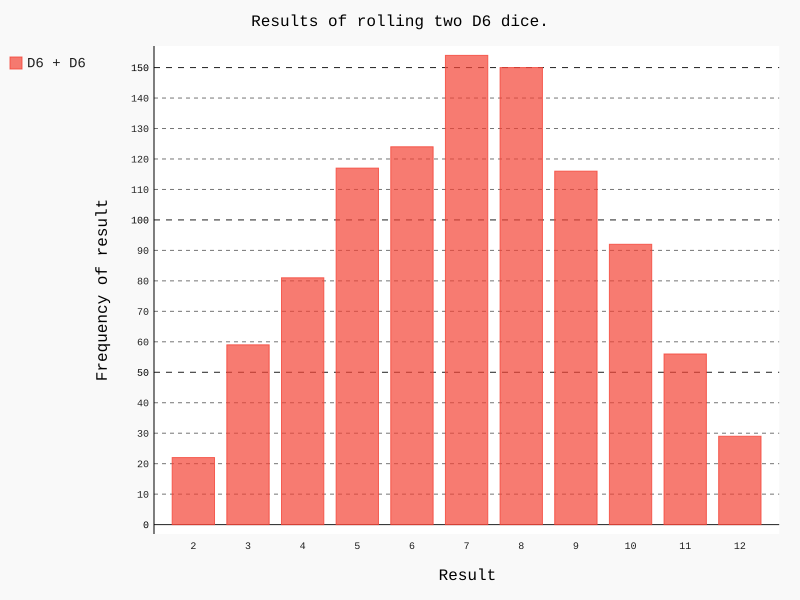

Python code for this plot:
import pygal

from die_class import Die


# Create two D6 dice
die_1 = Die()
die_2 = Die()

# Make some rolls, and store results in a list.
results = []
for roll_num in range(1000):
    result = die_1.roll() + die_2.roll()
    results.append(result)

# Analyze results.
frequencies = []
max_result = die_1.num_sides + die_2.num_sides

for value in range(2,max_result+1):
    frequency = results.count(value)
    frequencies.append(frequency)

# Visualize the results.
hist = pygal.Bar()

hist.title = "Results of rolling two D6 dice."
hist.x_labels = ['2','3','4','5','6','7','8','9','10','11','12']
hist.x_title = "Result"
hist.y_title = "Frequency of result"

hist.add('D6 + D6',frequencies)
hist.render_to_file('dice_visual.svg')
